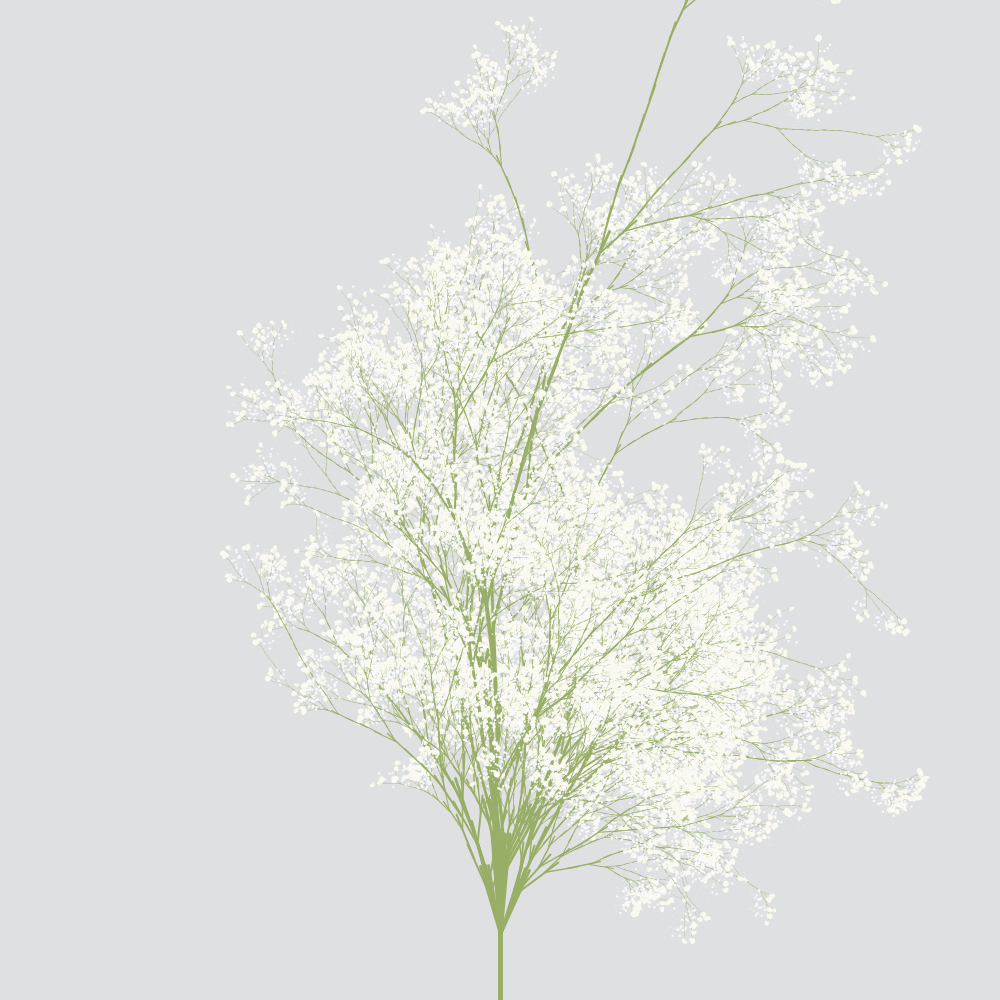
Frame 1 (no input)
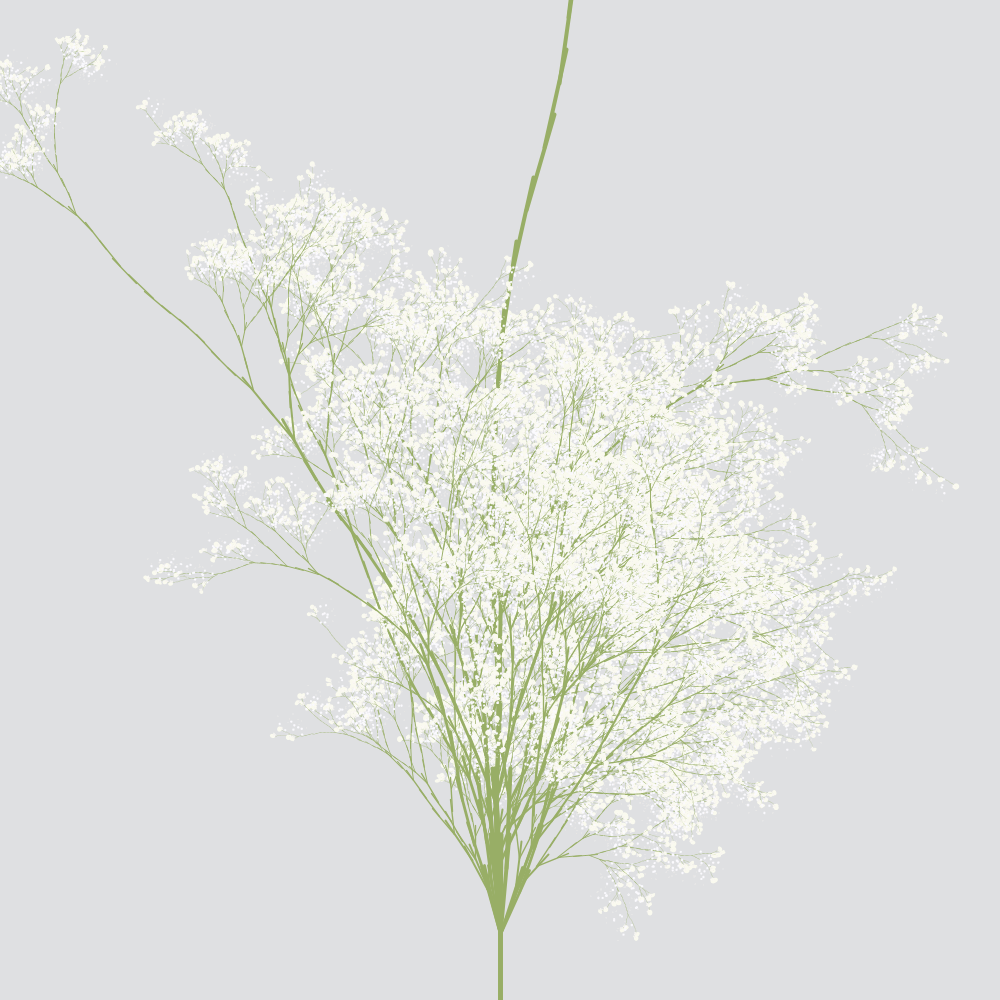
Frame 2 (the mouse pressed at the canvas centre, redrawn once)

The Processing sketch that drew these frames (run headless with seeded random() and noise(); the mouse was pressed at the canvas centre and the sketch redrawn once):

// Processing sketch: sk_k4_21_02
// ── sk_k4_21_02.pde
/**
実際に自室に飾っているカスミソウをモチーフに、カスミソウの茎の枝分かれの様子を再帰的に表現した。
カスミソウは最初から始まり、細部に至るまで細かく枝分かれしている。
以上のことから、再帰的な表現を作成することができると考えた。
また、花弁の色も単純に白一色ではなく、若干色が異なる仕様にしている。
*/
void setup()
{
  size( 1000, 1000 );
  noLoop();
}

void draw()
{
  fill( 250 );
  background( #dfe0e2 );  //背景色を明るいグレーに設定
  strokeWeight( 4 );  //線幅を4に設定

  for( int i=-300; i<=500; i+=80 )
  {
    pushMatrix();
    translate( 500, 1000 );
    flower(0);
    popMatrix();
  }
}

//カスミソウの茎
void flower( int stem )
{
  if( stem<11 )
  {
    stroke( 152, 174, 102 );
    line( 0, 0, 0, -height/10 );
    {
      translate( 0, -height/15 );
      rotate( random( -0.1, 0.1 ) );

      if( random( 1.0 )<0.4 )
      {  
        rotate( 0.4 );
        scale( 0.7 );
        pushMatrix();
        flower( stem+1 );
        popMatrix();
        rotate( -0.6 );
        pushMatrix();
        flower( stem+1 );
        popMatrix();
      }
      else
      {
        flower( stem );
      }
    }
  }
  
//カスミソウの花弁
  else
  {
    //花弁１
    noStroke();
    fill( 250, 250, 239 );
    ellipse( 0, 0, random(100,300), random(100,300) );
    stroke( 255 );
  
    //花弁２
    fill( 247, 243, 237 );
    ellipse( 30, 60, random(70,90), random(70,90) );
    
    //花弁３
    fill( 249, 247, 239 );
    ellipse( 100, 100, random(60,80), random(60,80) );
    
    //花弁４
    fill( 250, 249, 254 );
    ellipse( 500, 500, random(100,120), random(100,120) );
    
    //花弁５
    fill( 232, 228, 222 );
    ellipse( 900, 500, random(30,50), random(30,50) );
  }
}
